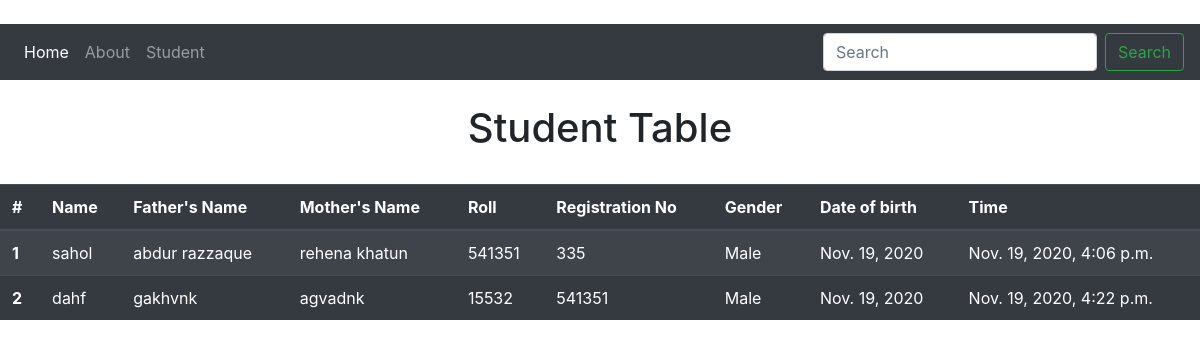
The page /student/ on the database its author committed.
### student/models.py (models this page shows)
class Student(models.Model):
    GENDER_CHOICE = (
        ('male','Male'),
        ('female','Female'),
        ('other','Other')
    )
    name = models.CharField(max_length=120)
    father = models.CharField(max_length=120)
    mother = models.CharField(max_length=120)
    photo = models.ImageField(upload_to= 'uploads/')
    roll = models.IntegerField(unique=True)
    reg = models.IntegerField(unique=True)
    sex = models.CharField(choices=GENDER_CHOICE,max_length=6)
    dob = models.DateField()
    time = models.DateTimeField(auto_now_add=True)

### student/views.py (the view)
# urls.py: path('student/', student_page, name= 'student_page'),
def student_page(request):
    student = Student.objects.all()
    context = {
        'student' : student
    }
    return render(request, 'student.html', context)

### templates/student.html (shortened to what this page needs)
{% extends 'base.html' %}
{% block context %}
<h1 class= "text-center p-4 " >Student Table</h1>
<table class="table table-striped table-dark">
    <thead>
        <tr>
            <th scope="col">#</th>
            <th scope="col">Name</th>
            <th scope="col">Father's Name</th>
            <th scope="col">Mother's Name</th>
            <th scope="col">Roll</th>
            <th scope="col">Registration No</th>
            <th scope="col">Gender</th>
            <th scope="col">Date of birth</th>
            <th scope="col">Time</th>
        </tr>
    </thead>
    <tbody>
        {% for student in student %}
        <tr>
            <th scope="row"> {{ forloop.counter }} </th>
            <td> {{student.name}} </td>
            <td> {{student.father}} </td>
            <td> {{student.mother}} </td>
            <td> {{student.roll}} </td>
            <td> {{student.reg}} </td>
            <td> {{student.sex|title}} </td>
            <td> {{student.dob}} </td>
            <td> {{student.time}} </td>
        </tr>
      {% endfor %}
    </tbody>
  </table>
{% endblock context %}

### templates/base.html (shortened to what this page needs)
<!doctype html>
<html lang="en">
  <head>
    <link rel="stylesheet" href="https://cdn.jsdelivr.net/npm/bootstrap@4.5.3/dist/css/bootstrap.min.css">
  </head>
  <body>
    <dev class= "container">
        <nav class="navbar navbar-expand-lg navbar-dark bg-dark">
            <div class="collapse navbar-collapse" id="navbarSupportedContent">
              <ul class="navbar-nav mr-auto">
                <li class="nav-item active">
                  <a class="nav-link" href="{% url 'home_page' %}">Home <span class="sr-only">(current)</span></a>
                </li>
                <li class="nav-item">
                  <a class="nav-link" href="{% url 'about_page' %}">About</a>
                </li>
                  <a class="nav-link " href="{% url 'student_page' %}">Student</a>
              </ul>
              <form class="form-inline my-2 my-lg-0">
                <input class="form-control mr-sm-2" type="search" placeholder="Search" aria-label="Search">
                <button class="btn btn-outline-success my-2 my-sm-0" type="submit">Search</button>
              </form>
            </div>
          </nav>
        {% block context %}
        {% endblock context %}
    </dev>
  </body>
</html>

### rows shown on the page
Student: name "sahol", father "abdur razzaque", mother "rehena khatun", roll "541351", reg "335", sex "Male", dob "Nov. 19, 2020", time "Nov. 19, 2020, 4:06 p.m."
Student: name "dahf", father "gakhvnk", mother "agvadnk", roll "15532", reg "541351", sex "Male", dob "Nov. 19, 2020", time "Nov. 19, 2020, 4:22 p.m."
